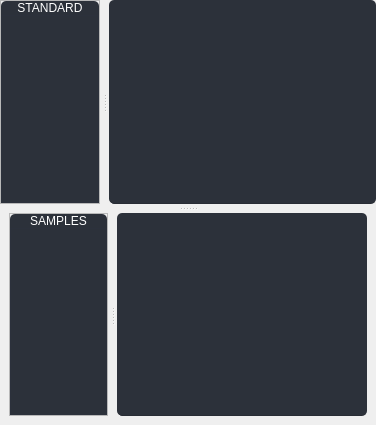
                     <widget class="QWidget" name="pg_ShowData">
                      <layout class="QVBoxLayout" name="verticalLayout_5">
                       <property name="spacing">
                        <number>0</number>
                       </property>
                       <property name="leftMargin">
                        <number>0</number>
                       </property>
                       <property name="topMargin">
                        <number>0</number>
                       </property>
                       <property name="rightMargin">
                        <number>0</number>
                       </property>
                       <property name="bottomMargin">
                        <number>0</number>
                       </property>
                       <item>
                        <widget class="QSplitter" name="splitter">
                         <property name="orientation">
                          <enum>Qt::Vertical</enum>
                         </property>
                         <property name="handleWidth">
                          <number>9</number>
                         </property>
                         <widget class="QWidget" name="widget_pg_ShowDataSup" native="true">
                          <property name="styleSheet">
                           <string notr="true"/>
                          </property>
                          <layout class="QHBoxLayout" name="horizontalLayout_8">
                           <property name="bottomMargin">
                            <number>0</number>
                           </property>
                           <item>
                            <widget class="QSplitter" name="splitter_2">
                             <property name="orientation">
                              <enum>Qt::Horizontal</enum>
                             </property>
                             <property name="handleWidth">
                              <number>9</number>
                             </property>
                             <widget class="QFrame" name="frame_2">
                              <property name="maximumSize">
                               <size>
                                <width>100</width>
                                <height>16777215</height>
                               </size>
                              </property>
                              <property name="styleSheet">
                               <string notr="true"/>
                              </property>
                              <property name="frameShape">
                               <enum>QFrame::StyledPanel</enum>
                              </property>
                              <property name="frameShadow">
                               <enum>QFrame::Raised</enum>
                              </property>
                              <layout class="QVBoxLayout" name="verticalLayout_7">
                               <property name="spacing">
                                <number>0</number>
                               </property>
                               <property name="leftMargin">
                                <number>0</number>
                               </property>
                               <property name="topMargin">
                                <number>0</number>
                               </property>
                               <property name="rightMargin">
                                <number>0</number>
                               </property>
                               <property name="bottomMargin">
                                <number>0</number>
                               </property>
                               <item>
                                <widget class="QLabel" name="label">
                                 <property name="maximumSize">
                                  <size>
                                   <width>100</width>
                                   <height>15</height>
                                  </size>
                                 </property>
                                 <property name="styleSheet">
                                  <string notr="true">background-color: rgb(44, 49, 58);
border-top-right-radius: 5px;
border-top-left-radius: 5px;
color: rgb(255, 255, 255);</string>
                                 </property>
                                 <property name="text">
                                  <string>&lt;html&gt;&lt;head/&gt;&lt;body&gt;&lt;p align=&quot;center&quot;&gt;STANDARD&lt;/p&gt;&lt;/body&gt;&lt;/html&gt;</string>
                                 </property>
                                </widget>
                               </item>
                               <item>
                                <widget class="QListWidget" name="listWidget_Standard">
                                 <property name="maximumSize">
                                  <size>
                                   <width>100</width>
                                   <height>16777215</height>
                                  </size>
                                 </property>
                                 <property name="focusPolicy">
                                  <enum>Qt::NoFocus</enum>
                                 </property>
                                 <property name="styleSheet">
                                  <string notr="true">QListWidget {
	background-color: rgb(44, 49, 58);
	border: 1px solid rgb(44, 49, 60);
	gridline-color: rgb(44, 49, 58);
	border-bottom: 1px solid rgb(44, 49, 60);
	
}
QListWidget::item{
	padding-left: 5px;
	padding-right: 5px;
	gridline-color: rgb(44, 49, 60);
	border-radius: 3px;
	margin-bottom: 1px; /* Espaçamento inferior entre os itens */
}
QListWidget::item:hover {
	background:  rgb(33, 37, 43);
}
QListWidget::item:selected{
	background-color: rgb(78,96,255);
	border-radius: 3px;
	border: none;
	color: rgb(221,221,221);
	font-weight: bold;

}</string>
                                 </property>
                                 <property name="showDropIndicator" stdset="0">
                                  <bool>false</bool>
                                 </property>
                                 <property name="selectionMode">
                                  <enum>QAbstractItemView::ExtendedSelection</enum>
                                 </property>
                                 <property name="selectionRectVisible">
                                  <bool>false</bool>
                                 </property>
                                </widget>
                               </item>
                              </layout>
                             </widget>
                             <widget class="QTableWidget" name="tableWidget_Standard">
                              <property name="focusPolicy">
                               <enum>Qt::NoFocus</enum>
                              </property>
                              <property name="styleSheet">
                               <string notr="true">QTableWidget {	
	background-color:  rgb(44, 49, 58);
	border-radius: 5px;
	gridline-color: rgb(44, 49, 58);
	border-bottom: 1px solid  rgb(40, 44, 52);
}
QTableWidget::item{
	border-color: none;
	padding-left: 5px;
	padding-right: 5px;
	gridline-color: rgb(44, 49, 60);
}
QTableWidget::item:selected{
	background-color: rgb(78,96,255);
	color: white;

}
 QHeaderView::section{
	background-color: rgb(44, 49, 58);
	border: 1px solid  rgb(44, 49, 58);
	border-style: none;
    border-bottom: 1px solid  rgb(44, 49, 58);
    border-right: 1px solid  rgb(44, 49, 58);
}
QTableWidget::horizontalHeader {	
	background-color:   rgb(44, 49, 58);
	color: rgb(255, 255, 204);
}
QHeaderView::section:horizontal
{
    border: 1px solid  rgb(44, 49, 58);
	background-color:   rgb(44, 49, 58);
	padding: 3px;
	color: white;
	font-weight: bold;
}
QHeaderView::section:vertical
{
  	border: 1px solid rgb(44, 49, 58);
	background-color: rgb(44, 49, 58);
	padding-left: 7px;
	color: white;
	font-weight:bold;

}
QTableWidget QTableCornerButton::section {
	background-color:  transparent;
}</string>
                              </property>
                              <property name="autoScroll">
                               <bool>false</bool>
                              </property>
                              <property name="editTriggers">
                               <set>QAbstractItemView::NoEditTriggers</set>
                              </property>
                              <property name="alternatingRowColors">
                               <bool>false</bool>
                              </property>
                              <property name="cornerButtonEnabled">
                               <bool>false</bool>
                              </property>
                             </widget>
                            </widget>
                           </item>
                          </layout>
                         </widget>
                         <widget class="QWidget" name="widget_pg_ShowDataInf" native="true">
                          <property name="styleSheet">
                           <string notr="true"/>
                          </property>
                          <layout class="QHBoxLayout" name="horizontalLayout_9">
                           <property name="leftMargin">
                            <number>9</number>
                           </property>
                           <property name="topMargin">
                            <number>0</number>
                           </property>
                           <property name="rightMargin">
                            <number>9</number>
                           </property>
                           <property name="bottomMargin">
                            <number>9</number>
                           </property>
                           <item>
                            <widget class="QSplitter" name="splitter_3">
                             <property name="orientation">
                              <enum>Qt::Horizontal</enum>
                             </property>
                             <property name="handleWidth">
                              <number>9</number>
                             </property>
                             <widget class="QFrame" name="frame_4">
                              <property name="maximumSize">
                               <size>
                                <width>100</width>
                                <height>16777215</height>
                               </size>
                              </property>
                              <property name="styleSheet">
                               <string notr="true"/>
                              </property>
                              <property name="frameShape">
                               <enum>QFrame::StyledPanel</enum>
                              </property>
                              <property name="frameShadow">
                               <enum>QFrame::Raised</enum>
                              </property>
                              <layout class="QVBoxLayout" name="verticalLayout_10">
                               <property name="spacing">
                                <number>0</number>
                               </property>
                               <property name="leftMargin">
                                <number>0</number>
                               </property>
                               <property name="topMargin">
                                <number>0</number>
                               </property>
                               <property name="rightMargin">
                                <number>0</number>
                               </property>
                               <property name="bottomMargin">
                                <number>0</number>
                               </property>
                               <item>
                                <widget class="QLabel" name="label_2">
                                 <property name="maximumSize">
                                  <size>
                                   <width>100</width>
                                   <height>15</height>
                                  </size>
                                 </property>
                                 <property name="styleSheet">
                                  <string notr="true">background-color: rgb(44, 49, 58);
border-top-right-radius: 5px;
border-top-left-radius: 5px;
color: rgb(255, 255, 255);</string>
                                 </property>
                                 <property name="text">
                                  <string>&lt;html&gt;&lt;head/&gt;&lt;body&gt;&lt;p align=&quot;center&quot;&gt;SAMPLES&lt;/p&gt;&lt;/body&gt;&lt;/html&gt;</string>
                                 </property>
                                </widget>
                               </item>
                               <item>
                                <widget class="QListWidget" name="listWidget_Samples">
                                 <property name="maximumSize">
                                  <size>
                                   <width>100</width>
                                   <height>16777215</height>
                                  </size>
                                 </property>
                                 <property name="focusPolicy">
                                  <enum>Qt::NoFocus</enum>
                                 </property>
                                 <property name="styleSheet">
                                  <string notr="true">QListWidget {
	background-color: rgb(44, 49, 58);
	border: 1px solid rgb(44, 49, 60);
	gridline-color: rgb(44, 49, 58);
	border-bottom: 1px solid rgb(44, 49, 60);
	
}
QListWidget::item{
	padding-left: 5px;
	padding-right: 5px;
	gridline-color: rgb(44, 49, 60);
	border-radius: 3px;
	margin-bottom: 1px; /* Espaçamento inferior entre os itens */
}
QListWidget::item:hover {
	background:  rgb(33, 37, 43);
}
QListWidget::item:selected{
	background-color: rgb(78,96,255);
	border-radius: 3px;
	border: none;
	color: rgb(221,221,221);
	font-weight: bold;

}</string>
                                 </property>
                                 <property name="selectionMode">
                                  <enum>QAbstractItemView::ExtendedSelection</enum>
                                 </property>
                                </widget>
                               </item>
                              </layout>
                             </widget>
                             <widget class="QTableWidget" name="tableWidget_Samples">
                              <property name="styleSheet">
                               <string notr="true">QTableWidget {	
	background-color:  rgb(44, 49, 58);
	border-radius: 5px;
	gridline-color: rgb(44, 49, 58);
	border-bottom: 1px solid  rgb(40, 44, 52);
}
QTableWidget::item{
	border-color: none;
	padding-left: 5px;
	padding-right: 5px;
	gridline-color: rgb(44, 49, 60);
}
QTableWidget::item:selected{
	background-color: rgb(78,96,255);
	color: white;

}
 QHeaderView::section{
	background-color: rgb(44, 49, 58);
	border: 1px solid  rgb(44, 49, 58);
	border-style: none;
    border-bottom: 1px solid  rgb(44, 49, 58);
    border-right: 1px solid  rgb(44, 49, 58);
}
QTableWidget::horizontalHeader {	
	background-color:   rgb(44, 49, 58);
	color: rgb(255, 255, 204);
}
QHeaderView::section:horizontal
{
    border: 1px solid  rgb(44, 49, 58);
	background-color:   rgb(44, 49, 58);
	padding: 3px;
	color: white;
	font-weight: bold;
}
QHeaderView::section:vertical
{
  	border: 1px solid rgb(44, 49, 58);
	background-color: rgb(44, 49, 58);
	padding-left: 7px;
	color: white;
	font-weight:bold;

}
QTableWidget QTableCornerButton::section {
	background-color:  transparent;
}</string>
                              </property>
                             </widget>
                            </widget>
                           </item>
                          </layout>
                         </widget>
                        </widget>
                       </item>
                      </layout>
                     </widget>
